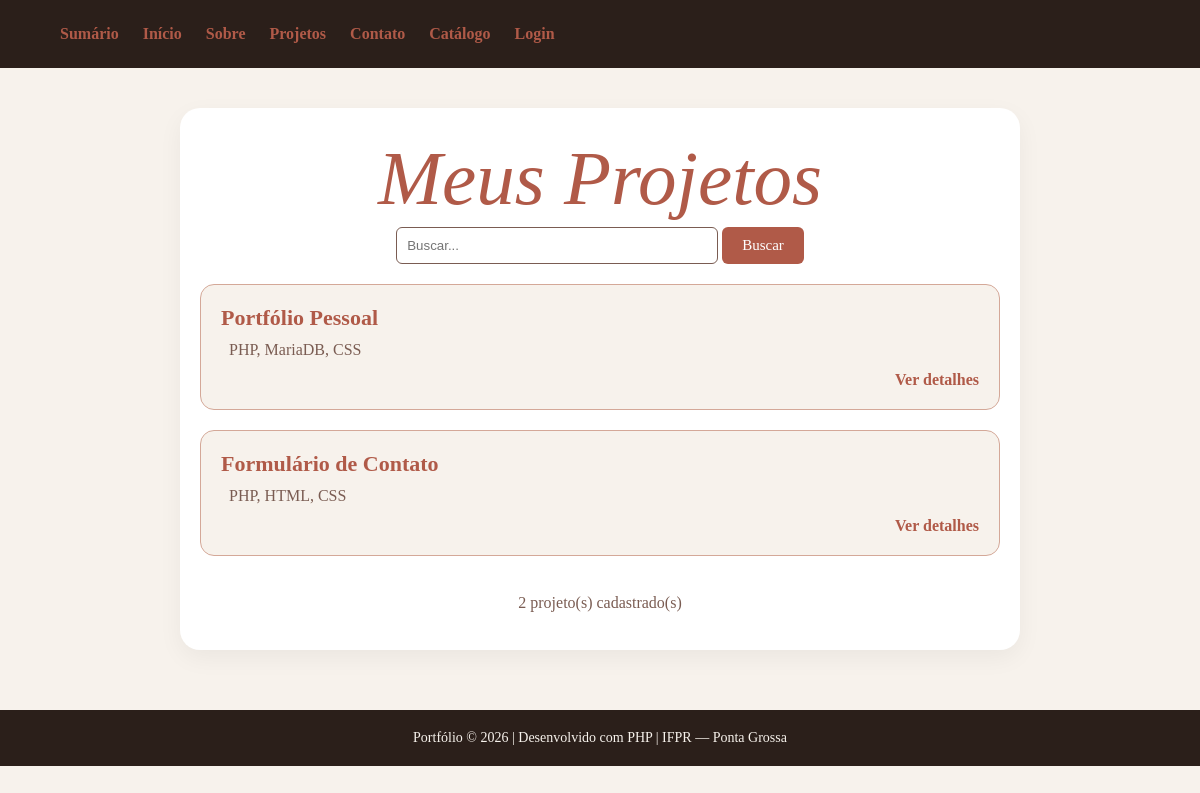
The app's page /projetos.php with its own data.
### tables this page shows
CREATE TABLE projetos (
    id            INT UNSIGNED  NOT NULL AUTO_INCREMENT,
    nome          VARCHAR(120)  NOT NULL,
    descricao     TEXT          NOT NULL,
    tecnologias   VARCHAR(200)  NOT NULL,
    link_github   VARCHAR(300)      NULL DEFAULT NULL,
    ano           YEAR          NOT NULL,
    status        ENUM('rascunho','publicado','arquivado')
                                NOT NULL DEFAULT 'rascunho',
    criado_em     DATETIME      NOT NULL DEFAULT CURRENT_TIMESTAMP,
    atualizado_em DATETIME          NULL DEFAULT NULL
                                ON UPDATE CURRENT_TIMESTAMP,
    PRIMARY KEY (id)
);

### projetos.php (the view, shortened to what this page needs)
<?php
    $pdo = conectar();
    $pagina = isset($_GET['pagina']) ? (int)$_GET['pagina'] : 1;
    $limite = 3;
    $offset = ($pagina - 1) * $limite;
    $sql = "SELECT * FROM projetos";
    $sql .= " ORDER BY criado_em DESC LIMIT :limite OFFSET :offset";
    $stmt = $pdo->prepare($sql);
    $stmt->bindValue(':limite', $limite, PDO::PARAM_INT);
    $stmt->bindValue(':offset', $offset, PDO::PARAM_INT);
    $stmt->execute();
    $projetos = $stmt->fetchAll();
?>
<!DOCTYPE html>
<html lang="pt-BR">
<head>
    <?php require_once __DIR__ . '/includes/cabecalho.php'; ?>
</head>
<body>
    <div class="container">
        <div>
            <h1>Meus Projetos</h1>
            <form method="GET">
                <input type="text" name="busca" placeholder="Buscar...">
                <button type="submit">Buscar</button>
            </form>
        </div>
        <?php if (empty($projetos)): ?>
            <div class="card">
                <p>Nenhum projeto cadastrado ainda.</p>
            </div>
        <?php else: ?>
            <div>
                <?php foreach ($projetos as $projeto): ?>
                    <div class="card">
                        <h3>
                            <?php echo htmlspecialchars($projeto['nome']); ?>
                        </h3>
                        <p>
                            <?php echo htmlspecialchars($projeto['tecnologias']); ?>
                        </p>
                        <a class="detalhes" href="detalhe.php?id=<?php echo (int)$projeto['id']; ?>">
                            Ver detalhes
                        </a>
                    </div>
                <?php endforeach; ?>
            </div>
            <p>
                <?php echo count($projetos); ?> projeto(s) cadastrado(s)
            </p>
        <?php endif; ?>
    </div>
    <?php require_once __DIR__ . '/includes/rodape.php'; ?>
</body>
</html>

### includes/estilo.css (style rules this page uses)
:root { --white: #ffffff; --cream: #f7f2ec; --rose: #c47a6a; --deep: #2b1f1a; --mid: #7a5c52; --accent: #b05a48; --light-mid: #d4a898; --verde: #a8e6a3; --black: #000000; }
* { margin: 0; }
body { background-color: var(--cream); font-family: 'Cormorant Garamond', serif; }
a { text-decoration: none; }
h1 { text-align: center; font-size: 77px; font-weight: 300; line-height: 1.05; margin-bottom: 8px; font-style: italic; color: var(--accent); }
h3 { margin-left: 10px; }
.container { background-color: var(--white); border-radius: 20px; color: var(--mid); text-align: center; max-width: 800px; margin: 40px auto; padding: 30px 20px; box-shadow: 0 8px 25px rgba(0,0,0,0.05); }
.container p { margin: 8px; }
input, select, textarea { padding: 10px; border-radius: 6px; border: 1px solid var(--mid); width: 90%; }
form input { max-width: 300px; }
button { background-color: var(--accent); color: var(--white); border: none; padding: 10px 20px; border-radius: 6px; font-size: 15px; cursor: pointer; font-family: 'Cormorant Garamond', serif; }
.card { background-color: var(--cream); border-radius: 14px; padding: 20px; margin-top: 20px; text-align: left; border: 1px solid var(--light-mid); transition: transform 0.15s ease, box-shadow 0.15s ease; }
.card h3 { margin: 0; font-size: 22px; color: var(--accent); }
.card p { margin-top: 10px; }
.card a { display: inline-block; margin-top: 12px; color: var(--accent); font-weight: bold; }
.card .detalhes { display: block; text-align: right; }

### records on screen
projetos: nome "Portfólio Pessoal", tecnologias "PHP, MariaDB, CSS"
projetos: nome "Formulário de Contato", tecnologias "PHP, HTML, CSS"

### other values on screen
count($projetos) "2"
$autor "Portfólio"
